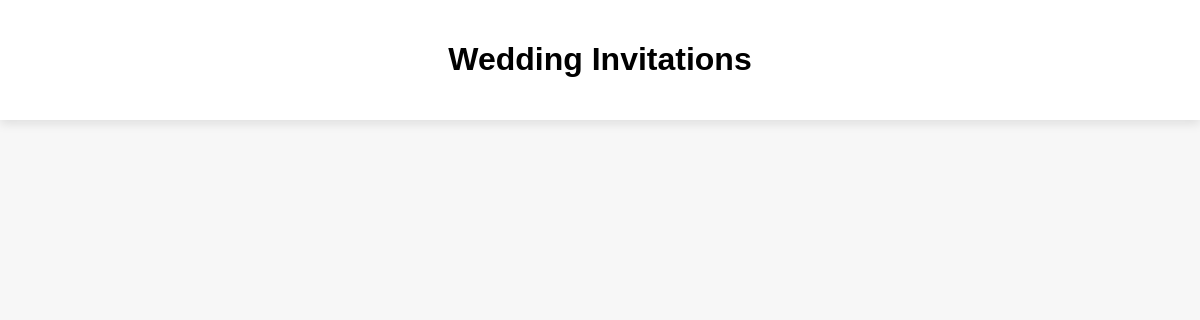
The app's page /invitation_list, older data.
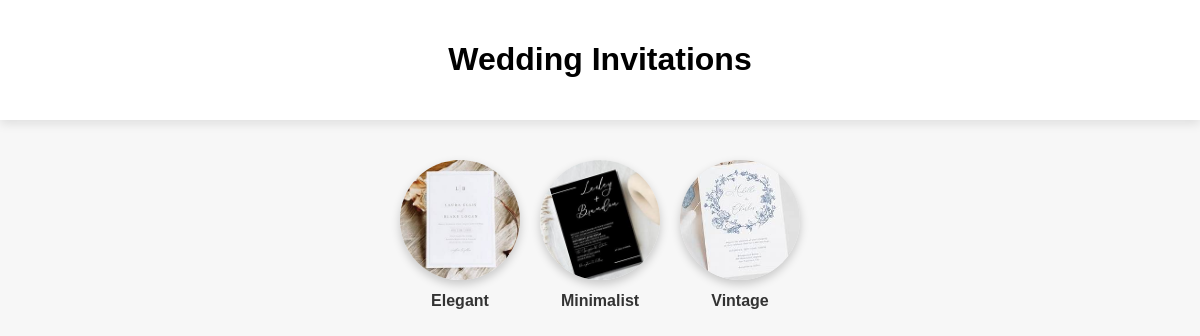
The same page, newer data.
### app/models.py (models this page shows, shortened)
class InvitationCategory(models.Model):
    img = models.FileField()
    name = models.CharField(max_length=100)

### app/views.py (the view)
# urls.py: path('invitation_list',views.invitation_list),
def invitation_list(request):
    categories = InvitationCategory.objects.all()
    invitation_cards = InvitationCard.objects.all()
    return render(request, 'user/invitation.html', {'categories': categories, 'invitation_cards': invitation_cards})

### templates/user/invitation.html (shortened to what this page needs)
<!DOCTYPE html>
<html lang="en">
<head>
</head>
<body>
<header>
    <h1>Wedding Invitations</h1>
</header>
<div class="category-container">
    {% for category in categories %}
    <div class="category-item" data-category-id="{{ category.id }}">
        <img src="{{ category.img.url }}" alt="{{ category.name }}">
        <p>{{ category.name }}</p>
    </div>
    {% endfor %}
</div>
</body>
</html>

Row changes from the older to the newer data that the page shows:
added InvitationCategory: img (picture), name "Elegant"
added InvitationCategory: img (picture), name "Minimalist"
added InvitationCategory: img (picture), name "Vintage"
